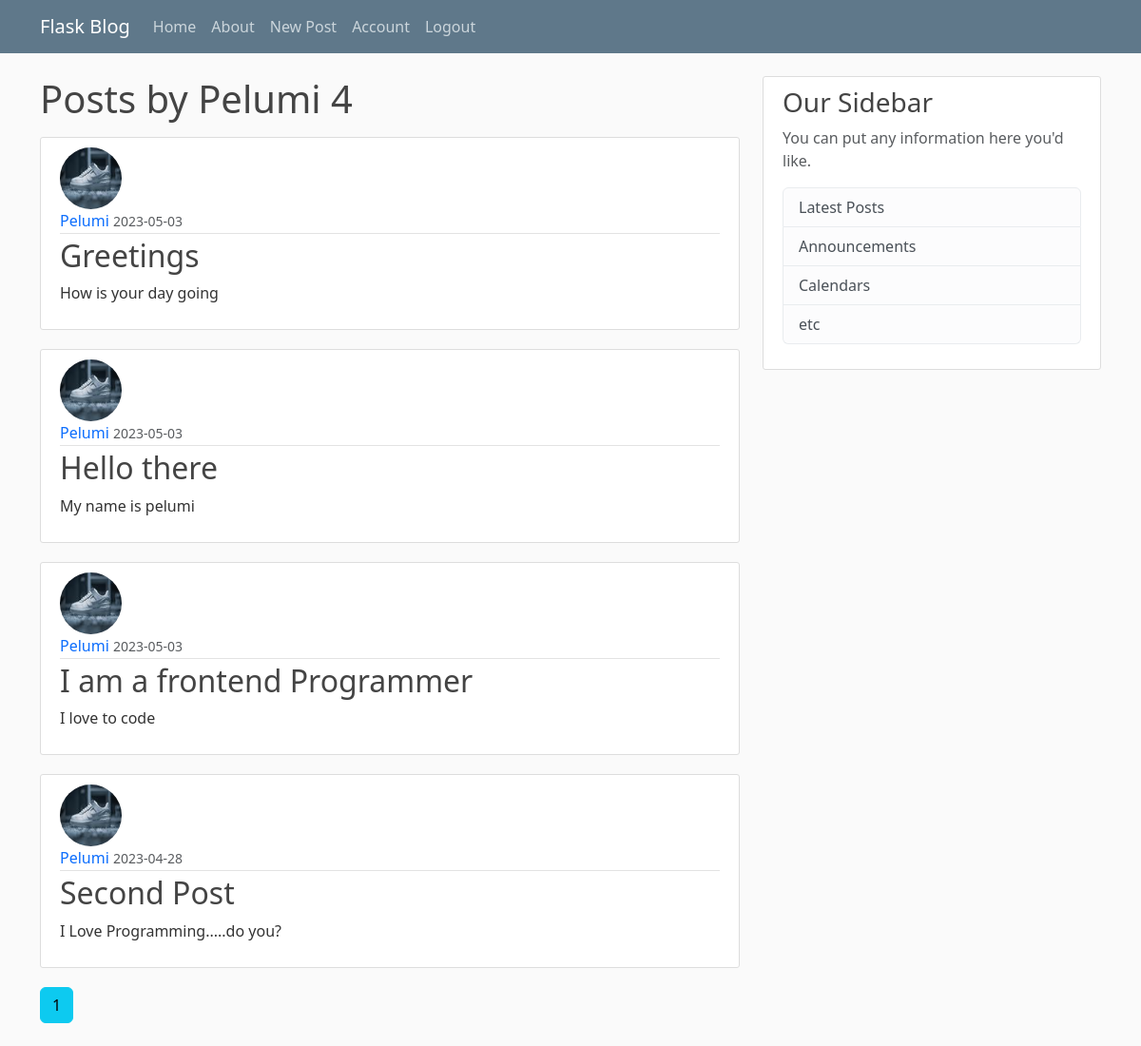
Page /user/Pelumi (signed in) on the committed database.
### flask_blog/models.py (models this page shows, shortened)
class User(db.Model, UserMixin): # This is a table called 'User', then we create coloumns within it
    id = db.Column(db.Integer, primary_key=True)
    username = db.Column(db.String(20), unique=True, nullable=False) # Username must not be longer that 20characters, it has to be unique, it cannot be 'null' meaning it must not be empty
    email = db.Column(db.String(120), unique=True, nullable=False) # Email must not be longer that 120characters, it has to be unique, it cannot be 'null' meaning it must not be empty
    image_file = db.Column(db.String(20), nullable=False, default='default.jpg') # This is the user profile picture. It is going to be stored as an harsh, and the harsh will be 20characters long. It must not be empty, Default profile picture that every user starts out with must be default
    password = db.Column(db.String(60), nullable=False) # The password will be stored has an harsh, the harsh will be 60characters long
    post = db.relationship('Post', backref='author', lazy=True) # This is to say the 'post' attribute has a relationship with the 'Post' module. The 'backref' is similar to adding another column to the Post module. What the backref allows us to do is When we have a post we can simply use the "author" attribute to get the user who created the post

class Post(db.Model): # This will hold our post
    id = db.Column(db.Integer, primary_key=True)
    title = db.Column(db.String(100), nullable=False) # Title length will max out at 100characters
    date_posted = db.Column(db.DateTime, nullable=False, default=datetime.utcnow) # data posted will have a 'column type' of datatime, it must not be empty, then the default will be set with the datetime.utcnow function without the brakets'()' because we are not calling it now, its just a argument. 'utc' is the most accurate time to use in a db
    content = db.Column(db.Text, nullable=False) # The type of this column is a txt, it must not be empty
    user_id = db.Column(db.Integer, db.ForeignKey('user.id'), nullable=False)

### flask_blog/route.py (the view)
@app.route("/user/<string:username>")
def user_posts(username):
    page = request.args.get('page', 1, type=int)
    user = User.query.filter_by(username=username).first_or_404() # this is to get all the posts that the username clicked has uploaded on the webpage
    posts = Post.query.filter_by(author=user).order_by(Post.date_posted.desc()).paginate(page=page, per_page=5) # The order_by(Post.date_posted.desc()) is added to make sure that the latest post is found at the top of the blog. back slash is for breaking the line to write in the next line
    return render_template('user_posts.html', posts=posts, user=user)

### flask_blog/models.py (called while the page is built)
@login_manager.user_loader
def load_user(user_id):
    return User.query.get(int(user_id))

### flask_blog/templates/user_posts.html
{% extends "layout.html" %} {% block content %}
<h1 class="mb-3">Posts by {{user.username}} {{posts.total}}</h1>
{% for post in posts.items %}
<article class="media content-section">
    <img class="rounded-circle article-img" src="{{url_for('static', filename='profile_pics/' + post.author.image_file)}}" alt="">
    <div class="media-body">
        <div class="article-metadata">
            <a class="mr-2" href="{{url_for('user_posts', username=post.author.username)}}">{{ post.author.username }}</a>
            <small class="text-muted">{{ post.date_posted.strftime('%Y-%m-%d') }}</small>
        </div>
        <h2><a class="article-title" href="{{ url_for('post', post_id=post.id) }}">{{ post.title }}</a></h2>
        <p class="article-content">{{ post.content }}</p>
    </div>
</article>
{% endfor %} {% for page_num in posts.iter_pages(left_edge=1, right_edge=1, left_current=1, right_current=2) %} {%if page_num%} {%if posts.page == page_num%}
<a href="{{url_for('user_posts', username=user.username, page=page_num)}}" class="btn-info btn  mb-4">{{page_num}}</a> {%else%}
<a href="{{url_for('user_posts', username=user.username, page=page_num)}}" class="btn-outline-info btn  mb-4">{{page_num}}</a> {%endif%} {%else%} ... {%endif%} {%endfor%} {% endblock content %}

### flask_blog/static/main.css (style rules this page uses)
*, *::before, *::after { padding: none; margin: none; box-sizing: border-box; text-decoration: none; list-style: none; }
body { background: #fafafa; color: #333333; margin-top: 5rem; }
h1, h2, h3, h4, h5, h6 { color: #444444; }
.content-section { background: #ffffff; padding: 10px 20px; border: 1px solid #dddddd; border-radius: 3px; margin-bottom: 20px; }
.mr-2 { text-decoration: none; }
.article-title { text-decoration: none; color: #444444; }
.article-content { white-space: pre-line; }
.article-img { height: 65px; width: 65px; margin-right: 16px; }
.article-metadata { padding-bottom: 1px; margin-bottom: 4px; border-bottom: 1px solid #e3e3e3 }

### rows in the picture
User: username "Pelumi"
Post: image_file (picture), author.username "Pelumi", date_posted "2023-05-03", title "Greetings", content "How is your day going"
Post: image_file (picture), author.username "Pelumi", date_posted "2023-05-03", title "Hello there", content "My name is pelumi"
Post: image_file (picture), author.username "Pelumi", date_posted "2023-05-03", title "I am a frontend Programmer", content "I love to code"
Post: image_file (picture), author.username "Pelumi", date_posted "2023-04-28", title "Second Post", content "I Love Programming.....do you?"

### other values in the picture
{{ posts.total }} "4"
{{ page_num }} "1"
